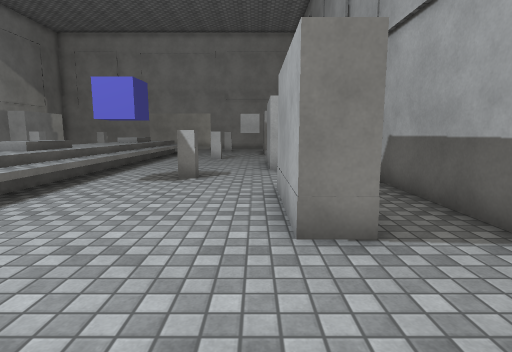
[1] (above)

18 first-person views from a walk through a 3-D level made in the Unity game engine. The camera is 1.3 m above the floor, tilts 8° down and sees 80° across. The floor is counted in squares, 1 m on a side. Each view is taken from the middle of a square. On the plan, view 1 faces up. The plan holds only what a view shows up to about 14 squares ahead; the rest is blank. The place goes on beyond the plan. The player character is not drawn. Some surface patterns are stand-ins.

[2]
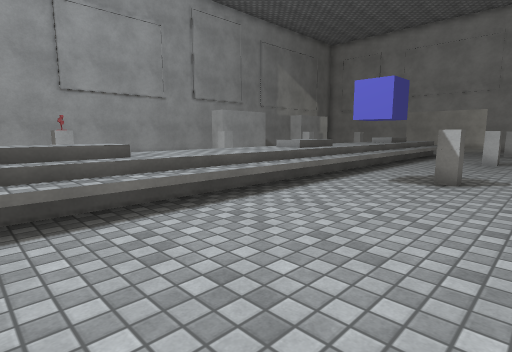

[3]
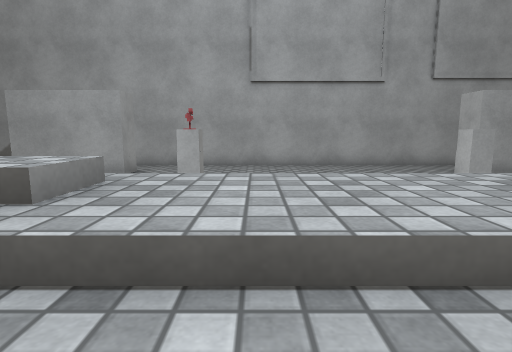

[4]
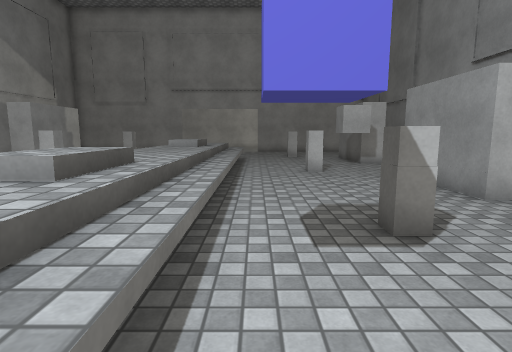

[5]
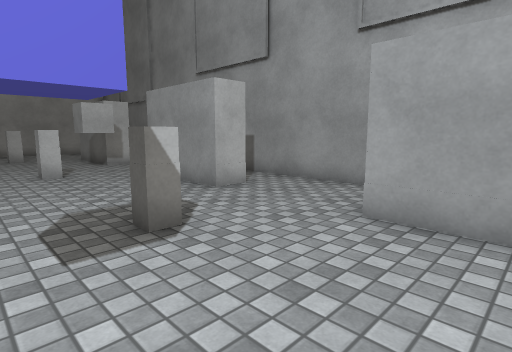

[6]
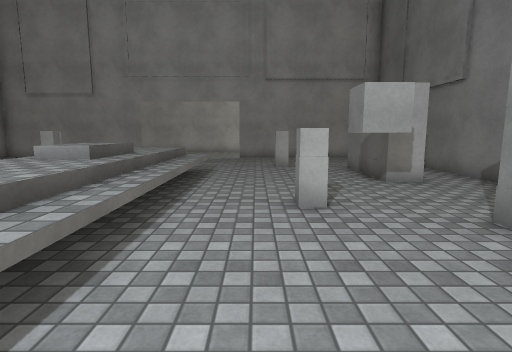

[7]
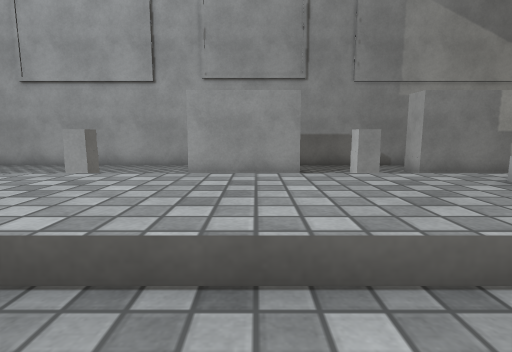

[8]
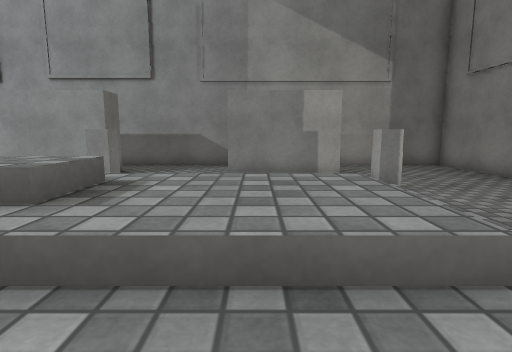

[9]
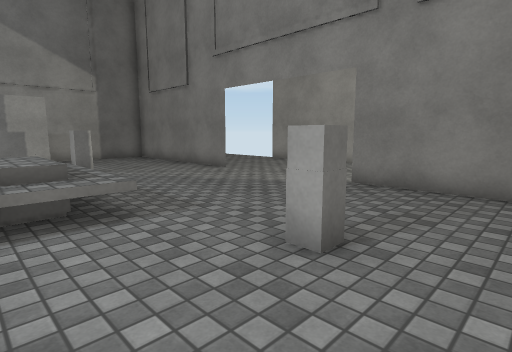

[10]
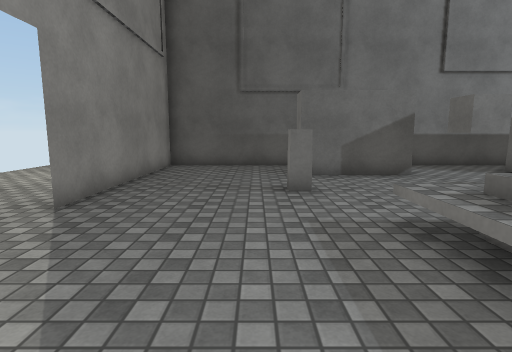

[11]
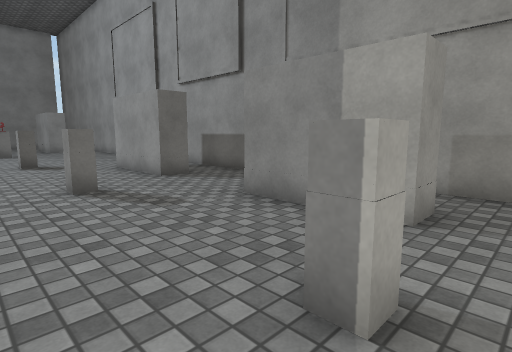

[12]
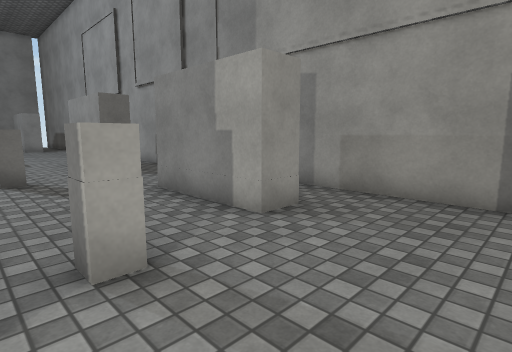

[13]
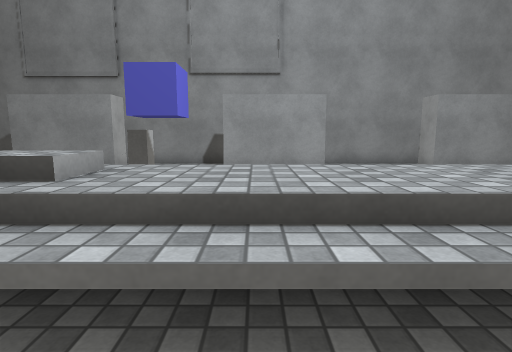

[14]
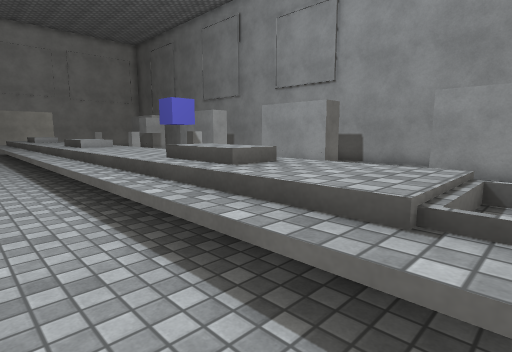

[15]
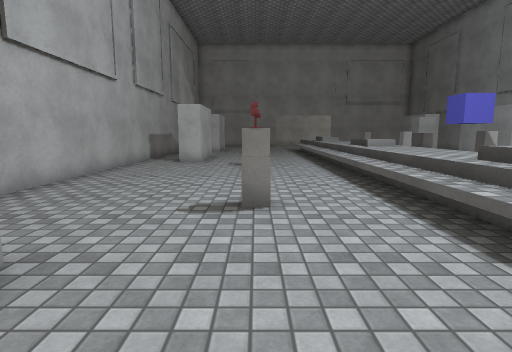

[16]
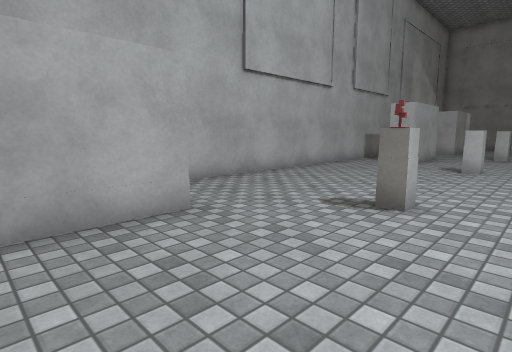

[17]
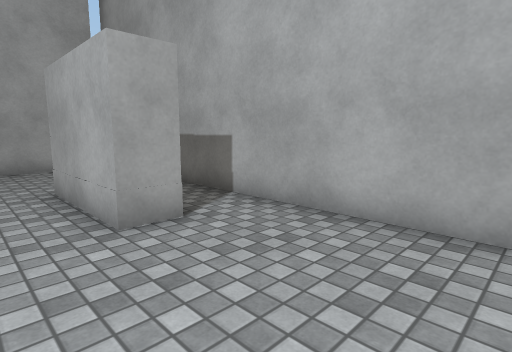

[18]
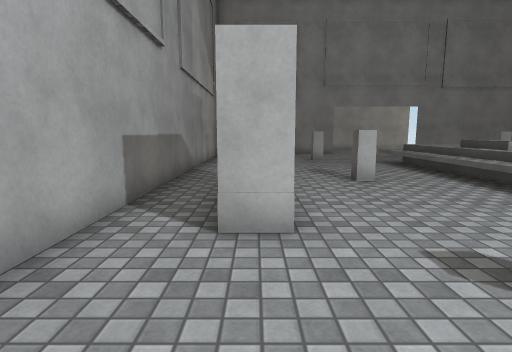

### Floor plan
Key: @ floor where view 1 was taken; # wall or solid block; . main floor; : floor 0.5 m higher than the main floor; + floor 0.75 m higher than the main floor; / step, stairs or slope; = window, fence, low wall or low ledge; C cube; O other object.
Columns run from 17 left of view 1 to 3 right of it. Each row starts with its distance up from view 1.
 26 #########....########
 25 #...................#
 24 #...................#
 23 #...................#
 22 #.....#........#....#
 21 #..#.....=:::.....# #
 20 #. #.....:++:.....# #
 19 #. #.....:++:.....#.#
 18 #........:++:.......#
 17 #........://:...CC..#
 16 #........://:....C..#
 15 #........:++:.......#
 14 #..#.....:++:.....#.#
 13 #..#.....:++:.....#.#
 12 #..#.....:++:.....#.#
 11 #..#.....:++:.....#.#
 10 #........://:.......#
  9 #.....#..://:..#....#
  8 #........://:OO.....#
  7 #........:++:.....#.#
  6 #........:++:.....#.#
  5 #........:++:.....#.#
  4 #........:++:.....#.#
  3 #.....O..:++:.......#
  2 #.....O..://:.......#
  1 #........://:....   #
  0 #........:++:... @  #
 -1 #..#.....:++:     # #
 -2 #. #.....:++:     #
 -3 #. #..... //      #

Where each view was taken, in squares from view 1:
view 1: 0 up, 0 right, facing up
view 2: 0 up, 0 right, facing up-left
view 3: 4 up, 4 left, facing left
view 4: 5 up, 4 left, facing up
view 5: 5 up, 4 left, facing up-right
view 6: 10 up, 3 left, facing up
view 7: 13 up, 4 left, facing left
view 8: 19 up, 4 left, facing left
view 9: 19 up, 0 right, facing up-left
view 10: 23 up, 9 left, facing right
view 11: 23 up, 9 left, facing down-left
view 12: 25 up, 10 left, facing down-left
view 13: 6 up, 10 left, facing right
view 14: 3 down, 10 left, facing up-right
view 15: 3 down, 11 left, facing up
view 16: 3 down, 9 left, facing up-left
view 17: 4 up, 12 left, facing down-left
view 18: 7 up, 14 left, facing up
